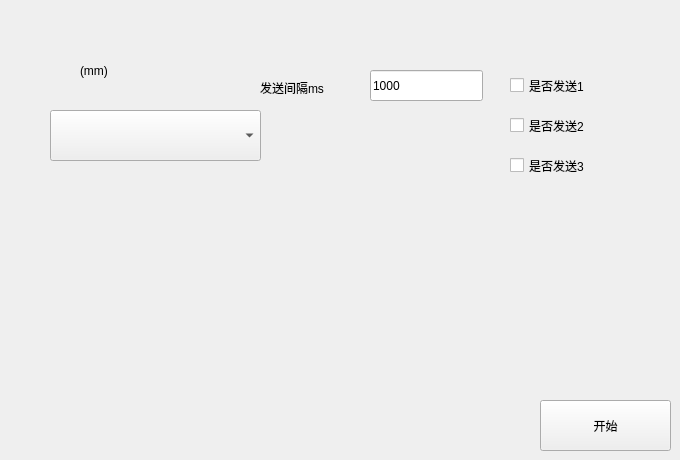
   <widget class="QWidget" name="tab">
    <attribute name="title">
     <string>---</string>
    </attribute>
    <widget class="QLabel" name="label">
     <property name="geometry">
      <rect>
       <x>80</x>
       <y>60</y>
       <width>54</width>
       <height>21</height>
      </rect>
     </property>
     <property name="text">
      <string>(mm)</string>
     </property>
    </widget>
    <widget class="QComboBox" name="comboBox">
     <property name="geometry">
      <rect>
       <x>50</x>
       <y>110</y>
       <width>211</width>
       <height>51</height>
      </rect>
     </property>
    </widget>
    <widget class="QPushButton" name="pushButton">
     <property name="geometry">
      <rect>
       <x>540</x>
       <y>400</y>
       <width>131</width>
       <height>51</height>
      </rect>
     </property>
     <property name="text">
      <string>开始</string>
     </property>
    </widget>
    <widget class="QCheckBox" name="checkBox">
     <property name="geometry">
      <rect>
       <x>510</x>
       <y>70</y>
       <width>121</width>
       <height>31</height>
      </rect>
     </property>
     <property name="text">
      <string>是否发送1</string>
     </property>
    </widget>
    <widget class="QLineEdit" name="lineEdit">
     <property name="geometry">
      <rect>
       <x>370</x>
       <y>70</y>
       <width>113</width>
       <height>31</height>
      </rect>
     </property>
     <property name="text">
      <string>1000</string>
     </property>
    </widget>
    <widget class="QLabel" name="label_2">
     <property name="geometry">
      <rect>
       <x>260</x>
       <y>77</y>
       <width>101</width>
       <height>21</height>
      </rect>
     </property>
     <property name="text">
      <string>发送间隔ms</string>
     </property>
    </widget>
    <widget class="QCheckBox" name="checkBox_2">
     <property name="geometry">
      <rect>
       <x>510</x>
       <y>110</y>
       <width>121</width>
       <height>31</height>
      </rect>
     </property>
     <property name="text">
      <string>是否发送2</string>
     </property>
    </widget>
    <widget class="QCheckBox" name="checkBox_3">
     <property name="geometry">
      <rect>
       <x>510</x>
       <y>150</y>
       <width>131</width>
       <height>31</height>
      </rect>
     </property>
     <property name="text">
      <string>是否发送3</string>
     </property>
    </widget>
   </widget>
